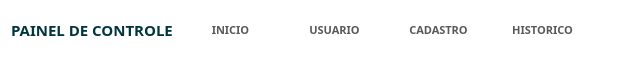
           <widget class="QFrame" name="frameSubmenu">
            <property name="sizePolicy">
             <sizepolicy hsizetype="Preferred" vsizetype="Minimum">
              <horstretch>20</horstretch>
              <verstretch>20</verstretch>
             </sizepolicy>
            </property>
            <property name="minimumSize">
             <size>
              <width>0</width>
              <height>60</height>
             </size>
            </property>
            <property name="maximumSize">
             <size>
              <width>16777215</width>
              <height>55</height>
             </size>
            </property>
            <property name="styleSheet">
             <string notr="true">background-color: rgb(255, 255, 255);</string>
            </property>
            <property name="frameShape">
             <enum>QFrame::NoFrame</enum>
            </property>
            <property name="frameShadow">
             <enum>QFrame::Raised</enum>
            </property>
            <layout class="QHBoxLayout" name="horizontalLayout_8">
             <property name="spacing">
              <number>11</number>
             </property>
             <property name="topMargin">
              <number>0</number>
             </property>
             <property name="bottomMargin">
              <number>0</number>
             </property>
             <item>
              <widget class="QLabel" name="labelNomemodulo">
               <property name="font">
                <font>
                 <family>Asap</family>
                 <pointsize>11</pointsize>
                 <weight>75</weight>
                 <bold>true</bold>
                </font>
               </property>
               <property name="styleSheet">
                <string notr="true">color: rgb(0, 53, 62);</string>
               </property>
               <property name="text">
                <string>PAINEL DE CONTROLE</string>
               </property>
              </widget>
             </item>
             <item>
              <widget class="QPushButton" name="pushButtonInicio">
               <property name="sizePolicy">
                <sizepolicy hsizetype="Minimum" vsizetype="Minimum">
                 <horstretch>0</horstretch>
                 <verstretch>0</verstretch>
                </sizepolicy>
               </property>
               <property name="minimumSize">
                <size>
                 <width>93</width>
                 <height>0</height>
                </size>
               </property>
               <property name="font">
                <font>
                 <family>Asap</family>
                 <pointsize>8</pointsize>
                 <weight>75</weight>
                 <bold>true</bold>
                </font>
               </property>
               <property name="cursor">
                <cursorShape>PointingHandCursor</cursorShape>
               </property>
               <property name="styleSheet">
                <string notr="true">QPushButton{
	
	background-color: rgb(255, 255, 255);
	color: rgb(89, 89, 89);
	border: 1px solid;
	border-color: rgb(255, 255, 255);
}

QPushButton:hover {
	color: rgb(0, 53, 62);
	
	background-color: rgb(240, 240, 240);
	border: 1px solid;
	
	
	border-color: rgb(223, 223, 223);
}
QPushButton:pressed {
	
	
	background-color: rgb(188, 188, 188);
}</string>
               </property>
               <property name="text">
                <string>INICIO</string>
               </property>
              </widget>
             </item>
             <item>
              <widget class="QPushButton" name="pushButtonUser">
               <property name="sizePolicy">
                <sizepolicy hsizetype="Minimum" vsizetype="Minimum">
                 <horstretch>0</horstretch>
                 <verstretch>0</verstretch>
                </sizepolicy>
               </property>
               <property name="minimumSize">
                <size>
                 <width>93</width>
                 <height>0</height>
                </size>
               </property>
               <property name="font">
                <font>
                 <family>Asap</family>
                 <pointsize>8</pointsize>
                 <weight>75</weight>
                 <bold>true</bold>
                </font>
               </property>
               <property name="cursor">
                <cursorShape>PointingHandCursor</cursorShape>
               </property>
               <property name="styleSheet">
                <string notr="true">QPushButton{
	
	background-color: rgb(255, 255, 255);
	color: rgb(89, 89, 89);
	border: 1px solid;
	border-color: rgb(255, 255, 255);
}

QPushButton:hover {
	color: rgb(0, 53, 62);
	
	background-color: rgb(240, 240, 240);
	border: 1px solid;
	
	
	border-color: rgb(223, 223, 223);
}
QPushButton:pressed {
	
	
	background-color: rgb(188, 188, 188);
}</string>
               </property>
               <property name="text">
                <string>USUARIO</string>
               </property>
              </widget>
             </item>
             <item>
              <widget class="QPushButton" name="pushButtonCadastro">
               <property name="sizePolicy">
                <sizepolicy hsizetype="Minimum" vsizetype="Minimum">
                 <horstretch>0</horstretch>
                 <verstretch>0</verstretch>
                </sizepolicy>
               </property>
               <property name="minimumSize">
                <size>
                 <width>93</width>
                 <height>0</height>
                </size>
               </property>
               <property name="font">
                <font>
                 <family>Asap</family>
                 <pointsize>8</pointsize>
                 <weight>75</weight>
                 <bold>true</bold>
                </font>
               </property>
               <property name="cursor">
                <cursorShape>PointingHandCursor</cursorShape>
               </property>
               <property name="styleSheet">
                <string notr="true">QPushButton{
	
	background-color: rgb(255, 255, 255);
	color: rgb(89, 89, 89);
	border: 1px solid;
	border-color: rgb(255, 255, 255);
}

QPushButton:hover {
	color: rgb(0, 53, 62);
	
	background-color: rgb(240, 240, 240);
	border: 1px solid;
	
	
	border-color: rgb(223, 223, 223);
}
QPushButton:pressed {
	
	
	background-color: rgb(188, 188, 188);
}</string>
               </property>
               <property name="text">
                <string>CADASTRO</string>
               </property>
              </widget>
             </item>
             <item>
              <widget class="QPushButton" name="pushButtonHistorico">
               <property name="sizePolicy">
                <sizepolicy hsizetype="Minimum" vsizetype="Minimum">
                 <horstretch>0</horstretch>
                 <verstretch>0</verstretch>
                </sizepolicy>
               </property>
               <property name="minimumSize">
                <size>
                 <width>93</width>
                 <height>0</height>
                </size>
               </property>
               <property name="font">
                <font>
                 <family>Asap</family>
                 <pointsize>8</pointsize>
                 <weight>75</weight>
                 <bold>true</bold>
                </font>
               </property>
               <property name="cursor">
                <cursorShape>PointingHandCursor</cursorShape>
               </property>
               <property name="styleSheet">
                <string notr="true">QPushButton{
	
	background-color: rgb(255, 255, 255);
	color: rgb(89, 89, 89);
	border: 1px solid;
	border-color: rgb(255, 255, 255);
}

QPushButton:hover {
	color: rgb(0, 53, 62);
	
	background-color: rgb(240, 240, 240);
	border: 1px solid;
	
	
	border-color: rgb(223, 223, 223);
}
QPushButton:pressed {
	
	
	background-color: rgb(188, 188, 188);
}</string>
               </property>
               <property name="text">
                <string>HISTORICO</string>
               </property>
              </widget>
             </item>
             <item>
              <spacer name="horizontalSpacer_2">
               <property name="orientation">
                <enum>Qt::Horizontal</enum>
               </property>
               <property name="sizeHint" stdset="0">
                <size>
                 <width>40</width>
                 <height>20</height>
                </size>
               </property>
              </spacer>
             </item>
            </layout>
           </widget>
